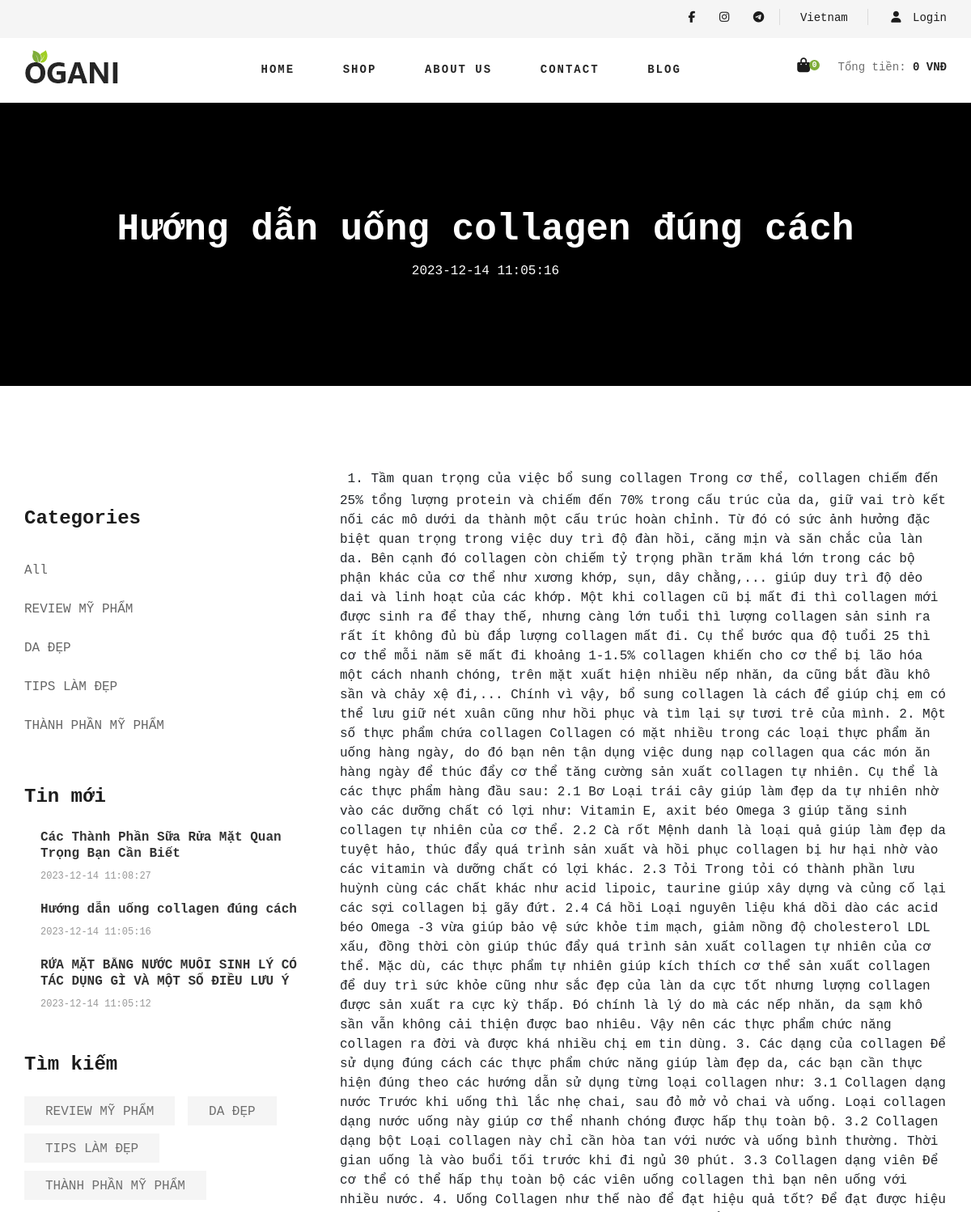
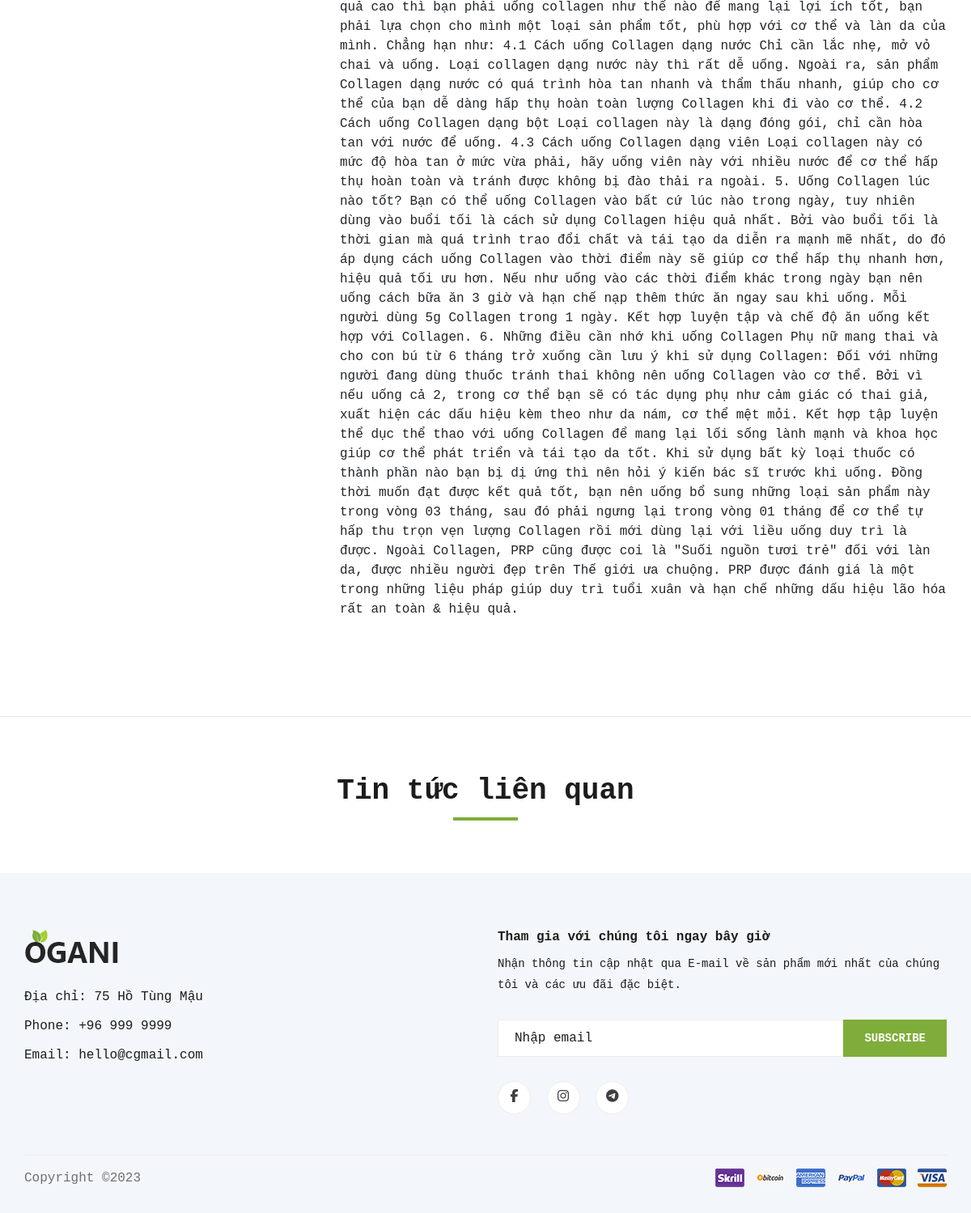
The page /blog-details.php?id=2 on the database its author committed (2 pictures, top to bottom).
### tables this page shows
CREATE TABLE `news` (
  `id` int(11) NOT NULL,
  `title` varchar(255) NOT NULL,
  `summary` text NOT NULL,
  `description` text NOT NULL,
  `newscategory_id` int(11) NOT NULL,
  `created_at` datetime NOT NULL,
  `avatar` varchar(255) NOT NULL
);

CREATE TABLE `newscategories` (
  `id` int(11) NOT NULL,
  `name` varchar(255) NOT NULL
);

### blog-details.php (the view, shortened to what this page needs)
<?php
require_once('includes/header.php');
require_once('./db/conn.php');
$idsp = $_GET['id'];
$sql_str = "select * from news where id=$idsp";
$result = mysqli_query($conn, $sql_str);
$row = mysqli_fetch_assoc($result);
?>
<section class="blog-details-hero set-bg" data-setbg="img/black.png">
    <div class="container">
        <div class="row">
            <div class="col-lg-12">
                <div class="blog__details__hero__text">
                    <h2>
                        <?= $row['title'] ?>
                    </h2>
                    <ul>
                        <li>
                            <?= $row['created_at'] ?>
                        </li>
                    </ul>
                </div>
            </div>
        </div>
    </div>
</section>
<section class="blog-details spad">
    <div class="container">
        <div class="row">
            <div class="col-lg-4 col-md-5 order-md-1 order-2">
                <div class="blog__sidebar">
                    <div class="blog__sidebar__item">
                        <h4>Categories</h4>
                        <ul>
                            <li><a href="#">All</a></li>
                            <?php
                            $sql_str2 = "select * from newscategories order by id";
                            $result2 = mysqli_query($conn, $sql_str2);
                            while ($row2 = mysqli_fetch_assoc($result2)) {
                                ?>
                                <li><a href="#">
                                        <?= $row2['name'] ?>
                                    </a></li>
                            <?php } ?>
                        </ul>
                    </div>
                    <div class="blog__sidebar__item">
                        <h4>Tin mới</h4>
                        <div class="blog__sidebar__recent">
                        <?php
                            $sql_str3 = "select * from news order by created_at desc limit 0, 3";
                            $result3 = mysqli_query($conn, $sql_str3);
                            while ($row3 = mysqli_fetch_assoc($result3)) {
                                ?>
                            <a href="#" class="blog__sidebar__recent__item">
                                <div class="blog__sidebar__recent__item__text">
                                    <h6><?=$row3['title']?></h6>
                                    <span><?=$row3['created_at']?></span>
                                </div>
                            </a>
                            <?php } ?>
                        </div>
                    </div>
                    <div class="blog__sidebar__item">
                        <h4>Tìm kiếm</h4>
                        <div class="blog__sidebar__item__tags">
                        <?php
                        $sql_str2 = "select * from newscategories order by id";
                        $result2 = mysqli_query($conn, $sql_str2);
                        while ($row2 = mysqli_fetch_assoc($result2)) { ?>
                            <a href="#"><?=$row2['name']?></a>
                        <?php } ?>
                        </div>
                    </div>
                </div>
            </div>
            <div class="col-lg-8 col-md-7 order-md-1 order-1">
                <div class="blog__details__text">
                    <?=$row['description']?>
                </div>
            </div>
        </div>
    </div>
</section>
<section class="related-blog spad">
    <div class="container">
        <div class="row">
            <div class="col-lg-12">
                <div class="section-title related-blog-title">
                    <h2>Tin tức liên quan</h2>
                </div>
            </div>
        </div>
    </div>
</section>
<?php require_once('includes/footer.php'); ?>

### css/style.css (style rules this page uses)
html, body { height: 100%; font-family: 'Roboto Mono', monospace; }
h1, h2, h3, h4, h5, h6 { margin: 0; color: #111111; font-weight: 300; font-family: 'Roboto Mono', monospace; }
h2 { font-size: 36px; }
h4 { font-size: 24px; }
h6 { font-size: 16px; }
ul, ol { padding: 0; margin: 0; }
.section-title { margin-bottom: 50px; text-align: center; }
.section-title h2 { color: #1c1c1c; font-weight: 700; position: relative; }
.section-title h2:after { position: absolute; left: 0; bottom: -15px; right: 0; height: 4px; width: 80px; background: #7fad39; content: ""; margin: 0 auto; }
.set-bg { background-repeat: no-repeat; background-size: cover; background-position: top center; }
.spad { padding-top: 100px; padding-bottom: 100px; }
.blog__sidebar { padding-top: 50px; }
.blog__sidebar__item { margin-bottom: 50px; }
.blog__sidebar__item h4 { color: #1c1c1c; font-weight: 700; margin-bottom: 25px; }
.blog__sidebar__item ul li { list-style: none; }
.blog__sidebar__item ul li a { font-size: 16px; color: #666666; line-height: 48px; -webkit-transition: all, 0.3s; -moz-transition: all, 0.3s; -ms-transition: all, 0.3s; -o-transition: all, 0.3s; transition: all, 0.3s; }
.blog__sidebar__recent .blog__sidebar__recent__item { display: block; }
.blog__sidebar__recent .blog__sidebar__recent__item:last-child { margin-bottom: 0; }
.blog__sidebar__recent__item { overflow: hidden; margin-bottom: 20px; }
.blog__sidebar__recent__item__text { overflow: hidden; }
.blog__sidebar__recent__item__text h6 { font-weight: 700; color: #333333; line-height: 20px; margin-bottom: 5px; }
.blog__sidebar__recent__item__text span { font-size: 12px; color: #999999; text-transform: uppercase; }
.blog__sidebar__item__tags a { font-size: 16px; color: #6f6f6f; background: #f5f5f5; display: inline-block; padding: 7px 26px 5px; margin-right: 6px; margin-bottom: 10px; }
.blog-details-hero { height: 350px; display: flex; align-items: center; }
.blog__details__hero__text { text-align: center; }
.blog__details__hero__text h2 { font-size: 46px; color: #ffffff; font-weight: 700; margin-bottom: 10px; }
.blog__details__hero__text ul li { font-size: 16px; color: #ffffff; list-style: none; display: inline-block; margin-right: 45px; position: relative; }
.blog__details__hero__text ul li:after { position: absolute; right: -26px; top: 0; content: "|"; }
.blog__details__hero__text ul li:last-child { margin-right: 0; }
.blog__details__hero__text ul li:last-child:after { display: none; }
.related-blog { padding-top: 70px; padding-bottom: 10px; }
.related-blog-title { margin-bottom: 70px; }
.blog-details { padding-bottom: 75px; border-bottom: 1px solid #e1e1e1; }
.blog__details__text { margin-bottom: 45px; }
@media only screen and (min-width: 1200px) { .container { max-width: 1170px; } }

### rows shown on the page
news: title "Hướng dẫn uống collagen đúng cách", created_at "2023-12-14 11:05:16", description "1. Tầm quan trọng của việc bổ sung collagen Trong cơ thể, collagen chiếm đến 25% tổng lượng protein và chiếm đến 70% trong cấu trúc của da, giữ vai trò kết nối các mô dưới da thành một cấu trúc hoàn chỉnh. Từ đó có sức ảnh hưởng đặc biệt quan trọng trong việc duy trì độ đàn hồi, căng mịn và săn chắc của làn da. Bên cạnh đó collagen còn chiếm tỷ trọng phần trăm khá lớn trong các bộ phận khác của cơ thể như xương khớp, sụn, dây chằng,... giúp duy trì độ dẻo dai và linh hoạt của các khớp. Một khi collagen cũ bị mất đi thì collagen mới được sinh ra để thay thế, nhưng càng lớn tuổi thì lượng collagen sản sinh ra rất ít không đủ bù đắp lượng collagen mất đi. Cụ thể bước qua độ tuổi 25 thì cơ thể…"
newscategories: name "REVIEW MỸ PHẨM"
newscategories: name "DA ĐẸP"
newscategories: name "TIPS LÀM ĐẸP"
newscategories: name "THÀNH PHẦN MỸ PHẨM"
news: title "Các Thành Phần Sữa Rửa Mặt Quan Trọng Bạn Cần Biết", created_at "2023-12-14 11:08:27"
news: title "RỬA MẶT BẰNG NƯỚC MUỐI SINH LÝ CÓ TÁC DỤNG GÌ VÀ MỘT SỐ ĐIỀU LƯU Ý", created_at "2023-12-14 11:05:12"

### other values the page prints
$count "0"
